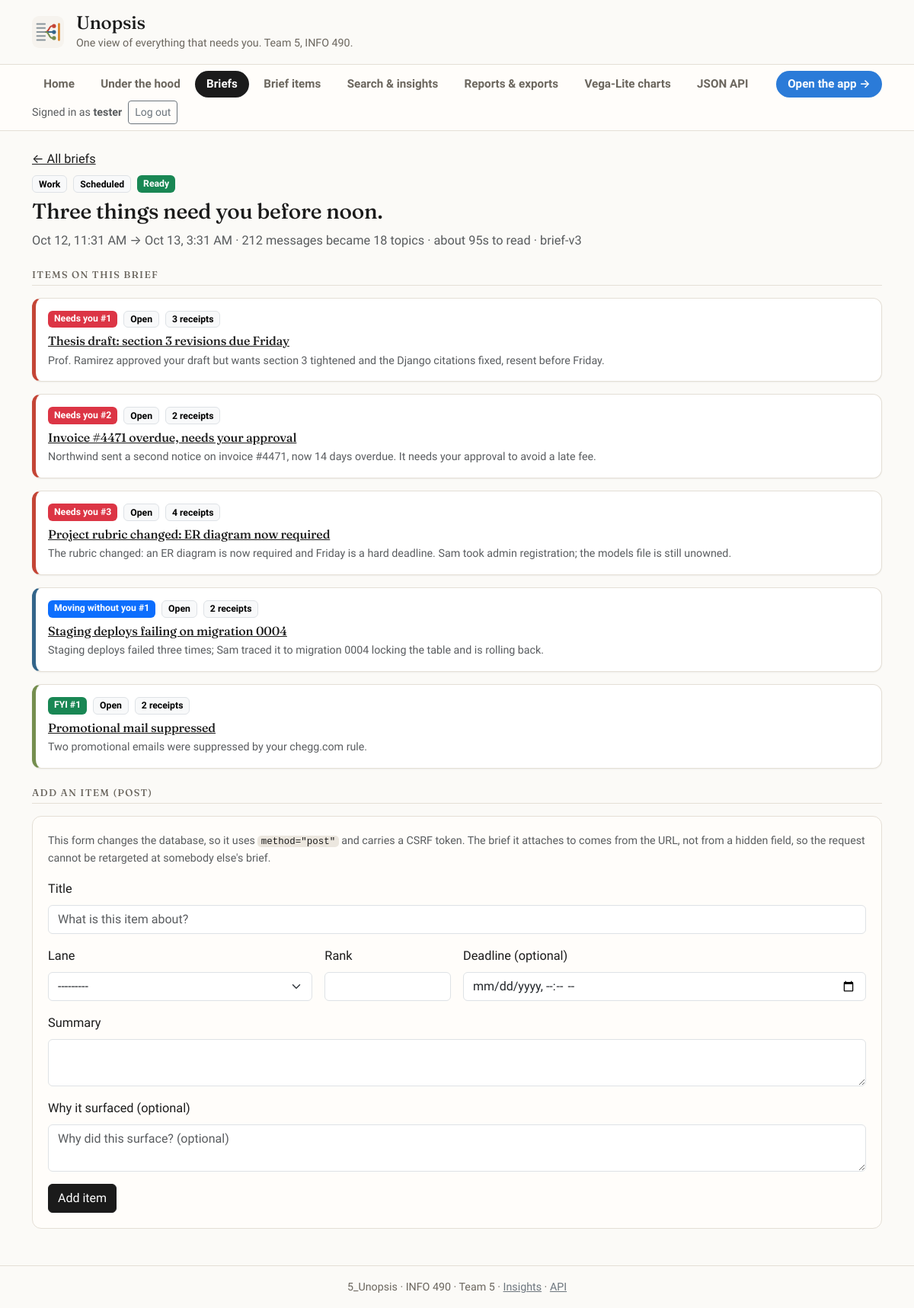
The app's page /briefs/3/ (signed in) with its own data.
### unopsis/models.py (models this page shows, shortened)
class Brief(models.Model):
    class Trigger(models.TextChoices):
        SCHEDULED = "scheduled", "Scheduled"
        ON_DEMAND = "on_demand", "On demand"
    class Status(models.TextChoices):
        BUILDING = "building", "Building"
        READY = "ready", "Ready"
        FAILED = "failed", "Failed"
    space = models.ForeignKey(Space, on_delete=models.CASCADE, related_name="briefs")
    window_start = models.DateTimeField()
    window_end = models.DateTimeField()
    trigger = models.CharField(max_length=16, choices=Trigger.choices)
    status = models.CharField(max_length=16, choices=Status.choices, default=Status.BUILDING)
    headline = models.CharField(
        max_length=200, blank=True,
        help_text='The one line at the top, e.g. "Three things need you before noon."',
    )
    message_count = models.PositiveIntegerField(default=0)
    topic_count = models.PositiveIntegerField(default=0)
    read_seconds = models.PositiveIntegerField(default=0, help_text="Estimated time to read.")
    steps = models.JSONField(
        default=list, blank=True,
        help_text=(
            'Generation progress for the waiting screen, e.g. '
            '[{"label":"Reading 212 messages","status":"done","ms":3100}].'
        ),
    )
    model_version = models.CharField(max_length=80, blank=True)
    generated_at = models.DateTimeField(null=True, blank=True)
    class Meta:
        ordering = ["-window_end"]
        constraints = [
            models.UniqueConstraint(
                fields=["space", "window_start", "window_end"],
                condition=Q(trigger="scheduled"),
                name="uniq_scheduled_brief_per_window",
            )
        ]
    def get_absolute_url(self):
        return reverse("brief-detail", args=[self.pk])

class Space(models.Model):
    class Kind(models.TextChoices):
        WORK = "work", "Work"
        PERSONAL = "personal", "Personal"
    user = models.ForeignKey(
        settings.AUTH_USER_MODEL, on_delete=models.CASCADE, related_name="spaces"
    )
    kind = models.CharField(max_length=16, choices=Kind.choices)
    detail_level = models.IntegerField(
        default=3, help_text="1 = a single line per item, 5 = a full recap."
    )
    quiet_start = models.TimeField(null=True, blank=True)
    quiet_end = models.TimeField(null=True, blank=True)
    deliver_in_app = models.BooleanField(default=True)
    deliver_email = models.BooleanField(default=True)
    deliver_chat_dm = models.BooleanField(default=False)
    digest_times = models.JSONField(
        default=list, blank=True,
        help_text='When to build, e.g. ["08:00", "16:30"]. Weekday-only by convention.',
    )
    rules = models.JSONField(
        default=list, blank=True,
        help_text=(
            'Always/never surface instructions, e.g. '
            '[{"mode":"always","target":"person","value":"Prof. Ramirez"}].'
        ),
    )
    created_at = models.DateTimeField(auto_now_add=True)
    class Meta:
        ordering = ["user", "kind"]
        constraints = [
            models.UniqueConstraint(fields=["user", "kind"], name="uniq_space_per_user_kind")
        ]

class BriefItem(models.Model):
    class Lane(models.TextChoices):
        NEEDS_YOU = "needs_you", "Needs you"
        MOVING = "moving", "Moving without you"
        FYI = "fyi", "FYI"
    class State(models.TextChoices):
        OPEN = "open", "Open"
        HANDLED = "handled", "Handled"
        SNOOZED = "snoozed", "Snoozed"
        DISMISSED = "dismissed", "Dismissed"
    brief = models.ForeignKey(Brief, on_delete=models.CASCADE, related_name="items")
    title = models.CharField(max_length=200, help_text="The subject this item is about.")
    messages = models.ManyToManyField(
        Message, related_name="brief_items", blank=True,
        help_text="The receipts: every message this item's summary rests on.",
    )
    primary_message = models.ForeignKey(
        Message,
        on_delete=models.SET_NULL,
        null=True, blank=True, related_name="lead_for_items",
    )
    lane = models.CharField(max_length=16, choices=Lane.choices)
    rank = models.PositiveIntegerField()
    summary = models.TextField()
    why = models.TextField(blank=True, help_text="Why this surfaced -- shown on demand.")
    deadline_at = models.DateTimeField(null=True, blank=True)
    state = models.CharField(max_length=16, choices=State.choices, default=State.OPEN)
    handled_at = models.DateTimeField(null=True, blank=True)
    snoozed_until = models.DateTimeField(null=True, blank=True)
    actions = models.JSONField(
        default=list, blank=True,
        help_text=(
            'Offered actions, e.g. '
            '[{"kind":"reply","label":"Reply to Prof. Ramirez","primary":true}].'
        ),
    )
    draft_body = models.TextField(blank=True, help_text="A reply composed but not yet sent.")
    draft_sent_at = models.DateTimeField(null=True, blank=True)
    open_count = models.PositiveIntegerField(default=0)
    feedback = models.SmallIntegerField(
        default=0, help_text="-1 thumbs down, 0 none, +1 thumbs up."
    )
    class Meta:
        ordering = ["lane", "rank"]
        constraints = [
            models.UniqueConstraint(fields=["brief", "lane", "rank"], name="uniq_slot_per_brief"),
            models.UniqueConstraint(fields=["brief", "title"], name="uniq_title_per_brief"),
        ]
    def get_absolute_url(self):
        return reverse("item-detail", args=[self.pk])

### unopsis/views.py (the view, shortened to what this page needs)
# urls.py: path("briefs/<int:pk>/", views.BriefDetailView.as_view(), name="brief-detail"),
class BriefDetailView(LoginRequiredMixin, DetailView):
    model = Brief
    context_object_name = "brief"
    template_name = "unopsis/brief_detail.html"
    def get_queryset(self):
        return (
            owned_briefs(self.request.user)
            .select_related("space", "space__user")
            .prefetch_related("items")
        )
    def get_context_data(self, **kwargs):
        context = super().get_context_data(**kwargs)
        context.setdefault("create_form", BriefItemCreateForm(brief=self.object))
        context["items"] = (
            self.object.items.annotate(lane_priority=LANE_PRIORITY)
            .annotate(receipt_count=Count("messages"))
            .order_by("lane_priority", "rank")
        )
        return context

### templates/unopsis/brief_detail.html (shortened to what this page needs)
{% extends "base.html" %}
{% block content %}
  <p class="mb-2"><a href="{% url 'brief-list' %}">&larr; All briefs</a></p>
  <div class="d-flex flex-wrap gap-2 mb-2">
    <span class="badge text-bg-light border">{{ brief.space.get_kind_display }}</span>
    <span class="badge text-bg-light border">{{ brief.get_trigger_display }}</span>
    <span class="badge {% if brief.status == 'ready' %}text-bg-success{% else %}text-bg-secondary{% endif %}">
      {{ brief.get_status_display }}
    </span>
  </div>
  <h2 class="h3">{{ brief.headline|default:"Untitled brief" }}</h2>
  <p class="text-muted">
    {{ brief.window_start|date:"M j, g:i A" }} &rarr; {{ brief.window_end|date:"M j, g:i A" }}
    &middot; {{ brief.message_count }} messages became {{ brief.topic_count }} topics
    &middot; about {{ brief.read_seconds }}s to read
    {% if brief.model_version %}&middot; {{ brief.model_version }}{% endif %}
  </p>
  <h3 class="section-title mt-4">Items on this brief</h3>
  {% for item in items %}
    <div class="card item-card lane-{{ item.lane }} mb-3">
      <div class="card-body">
        <div class="d-flex flex-wrap gap-2 mb-2">
          <span class="badge {% if item.lane == 'needs_you' %}text-bg-danger{% elif item.lane == 'moving' %}text-bg-primary{% else %}text-bg-success{% endif %}">
            {{ item.get_lane_display }} #{{ item.rank }}
          </span>
          <span class="badge text-bg-light border">{{ item.get_state_display }}</span>
          <span class="badge text-bg-light border">{{ item.receipt_count }} receipt{{ item.receipt_count|pluralize }}</span>
        </div>
        <h4 class="h6 mb-1"><a href="{{ item.get_absolute_url }}">{{ item.title }}</a></h4>
        <p class="small text-muted mb-0">{{ item.summary|truncatewords:28 }}</p>
      </div>
    </div>
  {% empty %}
    <p class="text-muted">This brief has no items yet. Add the first one below.</p>
  {% endfor %}
  <h3 class="section-title mt-4">Add an item (POST)</h3>
  <div class="panel">
    <p class="small text-muted">
      This form changes the database, so it uses <code>method="post"</code> and carries a CSRF
      token. The brief it attaches to comes from the URL, not from a hidden field, so the
      request cannot be retargeted at somebody else's brief.
    </p>
    <form method="post" action="{{ brief.get_absolute_url }}" novalidate>
      <div class="row g-3">
        <div class="col-12">
          <label class="form-label" for="{{ create_form.title.id_for_label }}">{{ create_form.title.label }}</label>
          {{ create_form.title }}
        </div>
        <div class="col-sm-4">
          <label class="form-label" for="{{ create_form.lane.id_for_label }}">{{ create_form.lane.label }}</label>
          {{ create_form.lane }}
        </div>
        <div class="col-sm-2">
          <label class="form-label" for="{{ create_form.rank.id_for_label }}">{{ create_form.rank.label }}</label>
          {{ create_form.rank }}
        </div>
        <div class="col-sm-6">
          <label class="form-label" for="{{ create_form.deadline_at.id_for_label }}">Deadline (optional)</label>
          {{ create_form.deadline_at }}
        </div>
        <div class="col-12">
          <label class="form-label" for="{{ create_form.summary.id_for_label }}">{{ create_form.summary.label }}</label>
          {{ create_form.summary }}
        </div>
        <div class="col-12">
          <label class="form-label" for="{{ create_form.why.id_for_label }}">Why it surfaced (optional)</label>
          {{ create_form.why }}
        </div>
      </div>
      <button class="btn btn-primary mt-3" type="submit">Add item</button>
    </form>
  </div>
{% endblock %}

### templates/base.html (shortened to what this page needs)
{% load static %}
<!DOCTYPE html>
<html lang="en">
<head>
  <link rel="stylesheet" href="https://cdn.jsdelivr.net/npm/bootstrap@5.3.2/dist/css/bootstrap.min.css">
  <link rel="stylesheet" href="{% static 'css/unopsis.css' %}">
</head>
<body class="{% block body_class %}{% endblock %}">
{% block body %}
  <header class="site-header py-3">
    <div class="container d-flex align-items-center gap-3">
      <img class="site-logo" src="{% static 'img/unopsis-logo.svg' %}"
           alt="Unopsis logo: many inbound message lines collapsing into three ranked items">
      <div>
        <h1 class="h4 mb-0 brand-mark">
          <a class="text-reset text-decoration-none" href="{% url 'home' %}">Unopsis</a>
        </h1>
        <p class="mb-0 small site-tagline">One view of everything that needs you. Team 5, INFO 490.</p>
      </div>
    </div>
  </header>
  <nav class="site-nav mb-4" aria-label="Main">
    <div class="container">
      {% with current=request.resolver_match.url_name %}
      <ul class="nav flex-wrap gap-1 py-2 align-items-center">
        <li class="nav-item">
          <a class="nav-link {% if current == 'home' or current == 'app-landing' %}active{% endif %}"
             href="{% url 'home' %}">Home</a>
        </li>
        {% if user.is_authenticated %}
        <li class="nav-item">
          <a class="nav-link {% if current == 'under-the-hood' %}active{% endif %}"
             href="{% url 'under-the-hood' %}">Under the hood</a>
        </li>
        <li class="nav-item">
          <a class="nav-link {% if current == 'brief-list' or current == 'brief-detail' %}active{% endif %}"
             href="{% url 'brief-list' %}">Briefs</a>
        </li>
        <li class="nav-item">
          <a class="nav-link {% if current == 'item-list-cbv-generic' or current == 'item-detail' %}active{% endif %}"
             href="{% url 'item-list-cbv-generic' %}">Brief items</a>
        </li>
        <li class="nav-item">
          <a class="nav-link {% if current == 'insights' %}active{% endif %}"
             href="{% url 'insights' %}">Search &amp; insights</a>
        </li>
        <li class="nav-item">
          <a class="nav-link {% if current == 'reports' or current|slice:':7' == 'export-' %}active{% endif %}"
             href="{% url 'reports' %}">Reports &amp; exports</a>
        </li>
        <li class="nav-item">
          <a class="nav-link {% if current|slice:':10' == 'vega-chart' %}active{% endif %}"
             href="{% url 'vega-chart-page' 'chart1' %}">Vega-Lite charts</a>
        </li>
        <li class="nav-item">
          <a class="nav-link {% if current|slice:':4' == 'api-' %}active{% endif %}"
             href="{% url 'api-items' %}">JSON API</a>
        </li>
        {% endif %}
        {% if user.is_authenticated %}
        <li class="nav-item ms-auto">
          <a class="nav-link nav-link--app" href="{% url 'app-work-brief' %}">Open the app &rarr;</a>
        </li>
        {% endif %}
        <li class="nav-item d-flex align-items-center gap-2{% if not user.is_authenticated %} ms-auto{% endif %}">
          {% if user.is_authenticated %}
            <span class="small text-muted">
              Signed in as <strong>{{ user.get_username }}</strong>
            </span>
            <form method="post" action="{% url 'logout' %}" class="m-0">
              <button class="btn btn-sm btn-outline-secondary" type="submit">Log out</button>
            </form>
          {% else %}
            <a class="nav-link {% if current == 'login' %}active{% endif %}"
               href="{% url 'login' %}">Log in</a>
            <a class="btn btn-sm btn-primary {% if current == 'signup' %}active{% endif %}"
               href="{% url 'signup' %}">Sign up</a>
          {% endif %}
        </li>
      </ul>
      {% endwith %}
    </div>
  </nav>
  <main class="container mb-5">
    {% block content %}{% endblock %}
  </main>
  <footer class="site-footer py-3">
    <div class="container small text-center">
      5_Unopsis &middot; INFO 490 &middot; Team 5
      {% if user.is_authenticated %}
        &middot;
        <a class="link-secondary" href="{% url 'insights' %}">Insights</a> &middot;
        <a class="link-secondary" href="{% url 'api-items' %}">API</a>
      {% else %}
        &middot;
        <a class="link-secondary" href="{% url 'api-items-by-lane' %}">Public API</a>
      {% endif %}
    </div>
  </footer>
{% endblock %}
</body>
</html>

### records on screen
Brief: space.kind "Work", trigger "Scheduled", status "Ready", headline "Three things need you before noon.", window_start "Oct 12, 11:31 AM", window_end "Oct 13, 3:31 AM", message_count "212", topic_count "18", read_seconds "95", model_version "brief-v3"
BriefItem: lane "Needs you", rank "1", state "Open", receipt_count "3", title "Thesis draft: section 3 revisions due Friday", summary "Prof. Ramirez approved your draft but wants section 3 tightened and the Django citations fixed, resent before Friday."
BriefItem: lane "Needs you", rank "2", state "Open", receipt_count "2", title "Invoice #4471 overdue, needs your approval", summary "Northwind sent a second notice on invoice #4471, now 14 days overdue. It needs your approval to avoid a late fee."
BriefItem: lane "Needs you", rank "3", state "Open", receipt_count "4", title "Project rubric changed: ER diagram now required", summary "The rubric changed: an ER diagram is now required and Friday is a hard deadline. Sam took admin registration; the models file is still unowned."
BriefItem: lane "Moving without you", rank "1", state "Open", receipt_count "2", title "Staging deploys failing on migration 0004", summary "Staging deploys failed three times; Sam traced it to migration 0004 locking the table and is rolling back."
BriefItem: lane "FYI", rank "1", state "Open", receipt_count "2", title "Promotional mail suppressed", summary "Two promotional emails were suppressed by your chegg.com rule."

### other values on screen
{{ user.get_username }} "tester"
{{ create_form.title.label }} "Title"
{{ create_form.lane.label }} "Lane"
{{ create_form.rank.label }} "Rank"
{{ create_form.summary.label }} "Summary"
